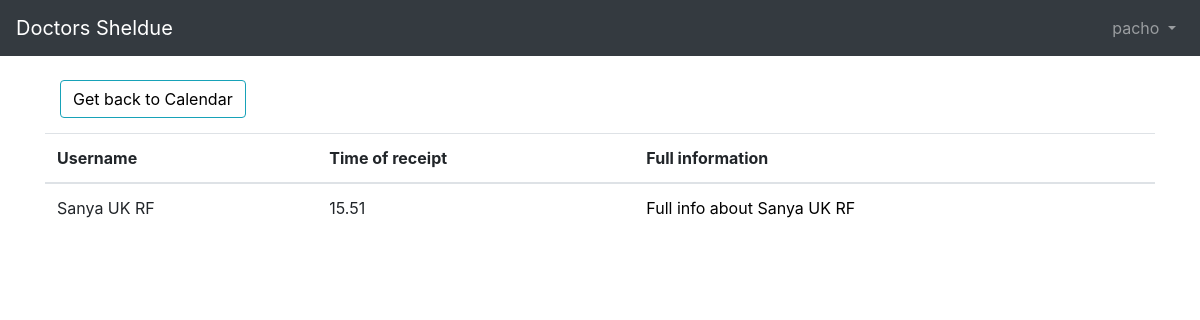
/daily/24/9 (signed in), run on the app's committed database.
### main/models.py (models this page shows, shortened)
class Event(models.Model):
    patient = models.ForeignKey(Patient, on_delete = models.CASCADE, blank=True, related_name='patient')
    doctor = models.ForeignKey(Doctor, on_delete = models.CASCADE, blank=True, related_name='doctors')
    title = models.CharField(max_length=200)
    description = models.TextField()
    start_time = models.DateTimeField()
    def __str__(self):
        return str(self.id)

class Patient(models.Model):
    user = models.OneToOneField(User, on_delete=models.CASCADE)
    name = models.CharField(max_length=50, help_text="Name of a user")

### main/views.py (the view)
# urls.py: path('daily/<int:day>/<int:month>',views.DailySheldue.as_view(), name ='daily'),
class DailySheldue(LoginRequiredMixin ,generic.ListView):
    model = Event
    template_name = 'daily.html'
    def get_queryset(self):
        day =self.kwargs['day']
        month = self.kwargs['month']
        print(day, month)
        context = daily_view(day, month, self.request.user.id)
        return context

### main/views.py (called while the page is built)
def daily_view(day, month, id =1):
    events_per_day = Event.objects.filter(start_time__day=day, doctor__user_id=id, start_time__month=month)
    print(events_per_day)
    return events_per_day

### templates/daily.html
{% extends "base.html" %}
{% block content %}
    <table class="table table-hover">
     <div class="clearfix">
        <a class="btn btn-info left" href="{% url 'calendar' %}"> Get back to Calendar </a>
    </div>
  <thead>
    <tr>
      <th scope="col">Username</th>
      <th scope="col">Time of receipt</th>
      <th scope="col">Full information</th>
    </tr>
  </thead>
  <tbody>
    {% for events in object_list %}
      <tr>
        <td scope="row">{{ events.patient.name }}</td>
        <td scope="row">{{ events.start_time.hour }}.{{ events.start_time.minute }}</td>
        <td scope="row"><a  href="{% url 'edit' events.id %}"> Full info about {{ events.patient.name }} </a></td>
      </tr>
    {% endfor %}
  </tbody>
</table>
{% endblock %}

### templates/base.html (shortened to what this page needs)
{% load static %}
<!doctype html>
<html lang="en">
<head>
    <link rel="stylesheet" href="https://stackpath.bootstrapcdn.com/bootstrap/4.5.0/css/bootstrap.min.css">
    <link rel="stylesheet" href="https://use.fontawesome.com/releases/v5.0.10/css/all.css">
    <link rel="stylesheet" type="text/css" href="{% static 'styles.css' %}">
<title>{% block title %}Doctors admin App{% endblock title %}</title> </head>
</head>
<body>
  <nav class="navbar navbar-expand-md navbar-dark bg-dark mb-4">
    <a class="navbar-brand" href="{% url 'home' %}">Doctors Sheldue</a>
    <div class="collapse navbar-collapse" id="navbarCollapse">
      {% if user.is_authenticated %}
      <ul class="navbar-nav ml-auto">
        <li class="nav-item">
          <a class="nav-link dropdown-toggle" href="#" id="userMenu" data-toggle="dropdown" aria-haspopup="true" aria-expanded="false">
                {{ user.username }}
              </a>
        </li>
 </ul>
{% else %}
<form class="form-inline ml-auto">
  <a href="{% url 'login' %}" class="btn btn-outline-secondary">Log in</a>
  <a href="{% url 'register-doctor' %}" class="btn btn-primary ml-2">Sign up</a> </form>
{% endif %}
</div>
</nav>
<div class="container">
  {% block content %}
  {% endblock %}
</div>
</body> </html>

### static/styles.css (style rules this page uses)
a { transition: color .2s; }
a:link { color: black; text-decoration: none; }
.left { float : left; }
.btn { outline: none; color: black; background-color: transparent; box-shadow: 0 0 0 0; }
.clearfix { margin: 15px; }

### data on the page
Event: patient.name "Sanya UK RF", start_time.hour "15", start_time.minute "51"

### other printed values
{{ user.username }} "pacho"
